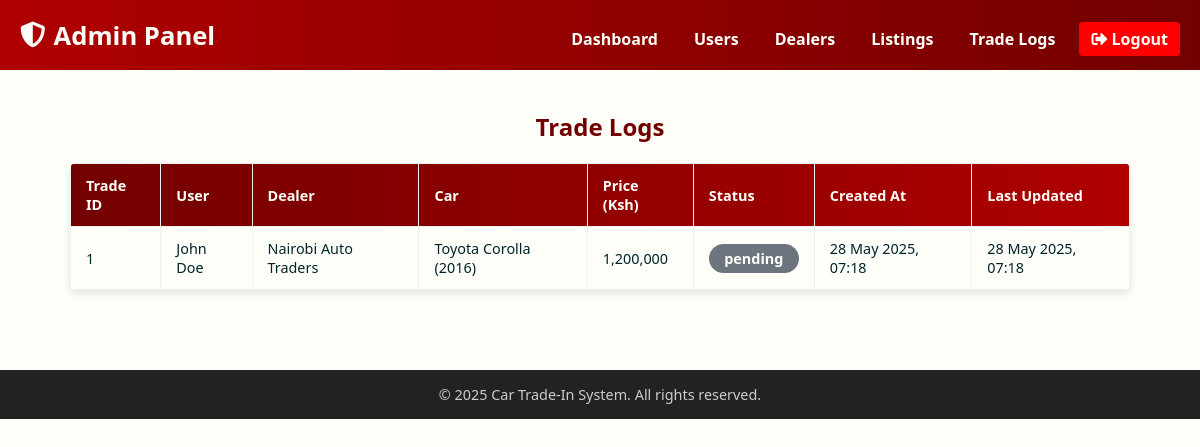
/admin/trades.php (signed in), run on the app's committed database.
### tables this page shows
CREATE TABLE IF NOT EXISTS trades (
    id INT AUTO_INCREMENT PRIMARY KEY,
    user_id INT NOT NULL,
    dealer_id INT NOT NULL,
    user_car_id INT NOT NULL,
    dealer_car_id INT DEFAULT NULL,
    offer_price DECIMAL(12,2) NOT NULL,
    status ENUM('pending','accepted','declined','completed','cancelled') DEFAULT 'pending',
    created_at TIMESTAMP DEFAULT CURRENT_TIMESTAMP,
    updated_at TIMESTAMP DEFAULT CURRENT_TIMESTAMP ON UPDATE CURRENT_TIMESTAMP,
    FOREIGN KEY (user_id) REFERENCES users(id) ON DELETE CASCADE,
    FOREIGN KEY (dealer_id) REFERENCES dealers(id) ON DELETE CASCADE,
    FOREIGN KEY (user_car_id) REFERENCES cars(id) ON DELETE CASCADE,
    FOREIGN KEY (dealer_car_id) REFERENCES cars(id) ON DELETE SET NULL
);

CREATE TABLE IF NOT EXISTS users (
    id INT AUTO_INCREMENT PRIMARY KEY,
    full_name VARCHAR(100) NOT NULL,
    email VARCHAR(100) NOT NULL UNIQUE,
    phone VARCHAR(20),
    password VARCHAR(255) NOT NULL,
    user_type ENUM('admin', 'user') DEFAULT 'user',
    is_blocked TINYINT(1) DEFAULT 0,
    created_at TIMESTAMP DEFAULT CURRENT_TIMESTAMP
);

CREATE TABLE IF NOT EXISTS dealers (
    id INT AUTO_INCREMENT PRIMARY KEY,
    business_name VARCHAR(150) NOT NULL,
    contact_person VARCHAR(100) NOT NULL,
    address TEXT,
    email VARCHAR(100) UNIQUE NOT NULL,
    phone VARCHAR(20),
    password VARCHAR(255) NOT NULL,
    kra_pin VARCHAR(20),
    approved BOOLEAN DEFAULT FALSE,
    created_at TIMESTAMP DEFAULT CURRENT_TIMESTAMP
);

CREATE TABLE IF NOT EXISTS cars (
    id INT AUTO_INCREMENT PRIMARY KEY,
    owner_id INT NOT NULL,
    dealer_id INT DEFAULT NULL,
    make VARCHAR(50) NOT NULL,
    model VARCHAR(50) NOT NULL,
    year YEAR NOT NULL,
    car_condition ENUM('new','used','fair') NOT NULL,
    mileage INT DEFAULT 0,
    image VARCHAR(255),
    price DECIMAL(12,2) NOT NULL,
    description TEXT,
    status ENUM('available','traded','sold') DEFAULT 'available',
    is_approved TINYINT(1) DEFAULT 0,
    created_at TIMESTAMP DEFAULT CURRENT_TIMESTAMP,
    FOREIGN KEY (owner_id) REFERENCES users(id) ON DELETE CASCADE,
    FOREIGN KEY (dealer_id) REFERENCES dealers(id) ON DELETE SET NULL
);

### admin/trades.php (the view, shortened to what this page needs)
<?php
require_once '../includes/db_connect.php';
$sql = "SELECT t.id AS trade_id,
               t.status,
               t.created_at,
               t.updated_at,
               u.full_name AS user_name,
               d.business_name AS dealer_name,
               c.make, c.model, c.year, c.price
        FROM trades t
        JOIN users u ON t.user_id = u.id
        JOIN dealers d ON t.dealer_id = d.id
        JOIN cars c ON t.user_car_id = c.id
        ORDER BY t.created_at DESC";
$result = $conn->query($sql);
?>
<!DOCTYPE html>
<html lang="en">
<head>
    <link rel="stylesheet" href="https://cdnjs.cloudflare.com/ajax/libs/font-awesome/5.15.4/css/all.min.css" />
</head>
<body>
<div class="navbar">
    <div class="nav-title">
        <i class="fas fa-shield-alt"></i> Admin Panel
    </div>
    <div class="nav-links">
        <a href="dashboard.php">Dashboard</a>
        <a href="users.php">Users</a>
        <a href="dealers.php">Dealers</a>
        <a href="cars.php">Listings</a>
        <a href="trades.php" class="active">Trade Logs</a>
        <a href="logout.php" class="logout"><i class="fas fa-sign-out-alt"></i> Logout</a>
    </div>
</div>
<div class="container">
    <h2>Trade Logs</h2>
    <?php if ($result && $result->num_rows > 0): ?>
    <div class="table-wrapper">
    <table>
        <thead>
            <tr>
                <th>Trade ID</th>
                <th>User</th>
                <th>Dealer</th>
                <th>Car</th>
                <th>Price (Ksh)</th>
                <th>Status</th>
                <th>Created At</th>
                <th>Last Updated</th>
            </tr>
        </thead>
        <tbody>
            <?php while ($trade = $result->fetch_assoc()): ?>
                <?php
                    $status_class = in_array($trade['status'], ['Pending', 'Accepted', 'Rejected', 'Completed'])
                        ? $trade['status'] : 'Default';
                ?>
                <tr>
                    <td><?= htmlspecialchars($trade['trade_id']) ?></td>
                    <td><?= htmlspecialchars($trade['user_name']) ?></td>
                    <td><?= htmlspecialchars($trade['dealer_name']) ?></td>
                    <td><?= htmlspecialchars($trade['make']) ?> <?= htmlspecialchars($trade['model']) ?> (<?= htmlspecialchars($trade['year']) ?>)</td>
                    <td><?= number_format($trade['price']) ?></td>
                    <td><span class="status <?= $status_class ?>"><?= htmlspecialchars($trade['status']) ?></span></td>
                    <td><?= date('d M Y, H:i', strtotime($trade['created_at'])) ?></td>
                    <td><?= date('d M Y, H:i', strtotime($trade['updated_at'])) ?></td>
                </tr>
            <?php endwhile; ?>
        </tbody>
    </table>
    </div>
    <?php else: ?>
        <p style="text-align:center; font-size:1.1rem; color: var(--red-deep);">No trades found.</p>
    <?php endif; ?>
</div>
<?php include '../includes/footer.php'; ?>
</body>
</html>

### admin/trades.php (style rules this page uses)
:root { --red-bright: #FE0000; --red-dark: #AF0000; --white-cream: #FFFFFA; --red-light: #FF9B9B; --blue-dark: #00232A; --red-deep: #730000; --gray-light: #f0f0f0; --gray-dark: #343a40; --gray-medium: #6c757d; }
* { box-sizing: border-box; }
body { margin: 0; font-family: 'Segoe UI', Tahoma, Geneva, Verdana, sans-serif; background-color: var(--white-cream); color: var(--blue-dark); }
a { text-decoration: none; }
.navbar { background: linear-gradient(90deg, var(--red-dark), var(--red-deep)); padding: 14px 20px; display: flex; justify-content: space-between; align-items: center; color: var(--white-cream); flex-wrap: wrap; }
.nav-title { font-size: 1.6rem; font-weight: 700; display: flex; align-items: center; gap: 8px; }
.nav-title i { color: var(--white-cream); }
.nav-links { display: flex; flex-wrap: wrap; gap: 12px; margin-top: 8px; }
.nav-links a { color: var(--white-cream); font-weight: 600; padding: 6px 12px; border-radius: 4px; transition: background-color 0.3s ease; }
.nav-links a.logout { background-color: var(--red-bright); color: var(--white-cream); }
.container { max-width: 1100px; margin: 40px auto; padding: 0 20px 40px; }
h2 { margin-bottom: 20px; color: var(--red-deep); text-align: center; font-weight: 700; }
.table-wrapper { overflow-x: auto; box-shadow: 0 4px 8px rgba(0, 0, 0, 0.1); border-radius: 6px; background-color: var(--white-cream); }
table { width: 100%; border-collapse: collapse; min-width: 700px; }
thead { background: linear-gradient(90deg, var(--red-deep), var(--red-dark)); color: var(--white-cream); font-weight: 600; }
th, td { padding: 12px 15px; border: 1px solid var(--gray-light); text-align: left; vertical-align: middle; font-size: 0.9rem; }
.status { font-weight: 700; padding: 5px 10px; border-radius: 18px; display: inline-block; min-width: 90px; text-align: center; }
.status.Default { background-color: var(--gray-medium); color: var(--white-cream); }

### data on the page
trades: id "1", user.full_name "John Doe", dealer.business_name "Nairobi Auto Traders", user_car.make "Toyota", user_car.model "Corolla", user_car.year "2016", user_car.price "1,200,000", status "pending", created_at "28 May 2025, 07:18", updated_at "28 May 2025, 07:18"
